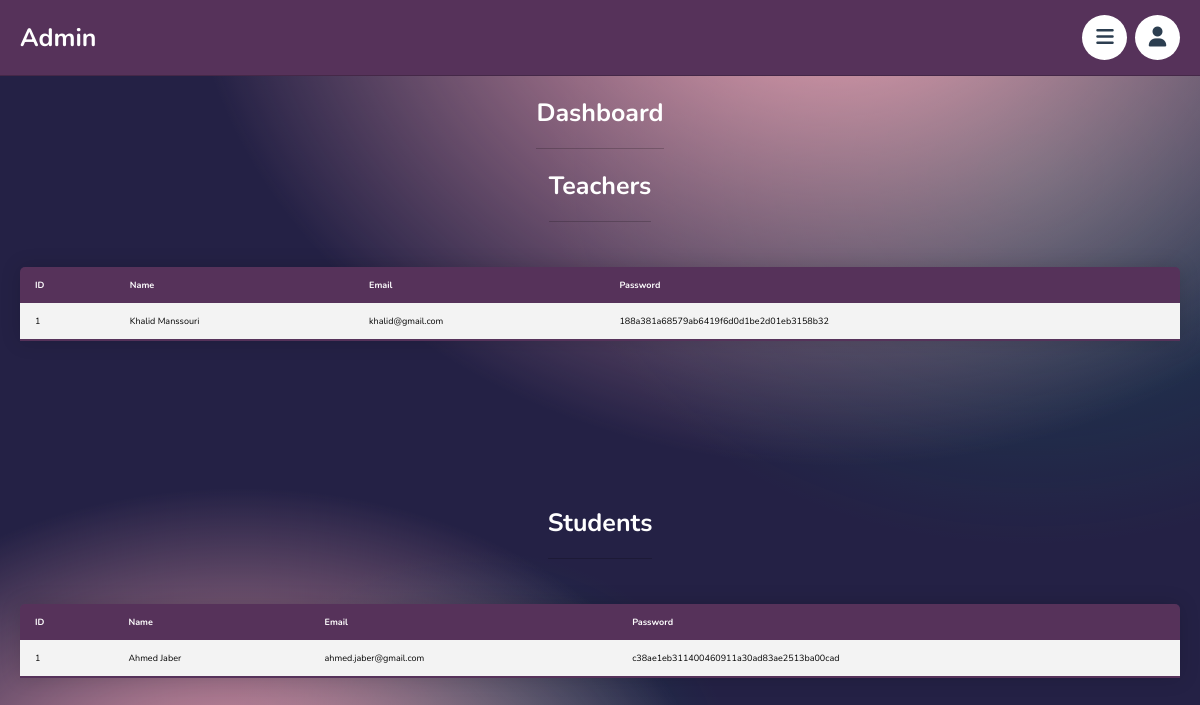
Screenshot of /admin/dashboard.php (signed in) with the database file from the repository.
### tables this page shows
CREATE TABLE `tutors` (
  `id` int(11) NOT NULL AUTO_INCREMENT,
  `name` varchar(50) NOT NULL,
  `email` varchar(50) NOT NULL,
  `password` varchar(50) NOT NULL,
  `image` varchar(100) NOT NULL,
  PRIMARY KEY (`id`)
);

CREATE TABLE `users` (
  `id` int(11) NOT NULL AUTO_INCREMENT,
  `name` varchar(50) NOT NULL,
  `email` varchar(50) NOT NULL,
  `password` varchar(50) NOT NULL,
  `image` varchar(100) NOT NULL,
  PRIMARY KEY (`id`)
);

### admin/dashboard.php (the view, shortened to what this page needs)
<?php
include '../components/connect.php';
$select_users = $conn->query("SELECT * FROM users");
$users = $select_users->fetchAll();
$select_tutors = $conn->query("SELECT * FROM tutors");
$tutors = $select_tutors->fetchAll();
?>
<!DOCTYPE html>
<html lang="en">
<head>
   <link rel="stylesheet" href="https://cdnjs.cloudflare.com/ajax/libs/font-awesome/6.2.0/css/all.min.css">
   <link rel="stylesheet" href="../css/admin_style.css">
</head>
<body>
<?php include '../components/admin_header.php'; ?>
<section class="dashboard">
   <h1 class="heading">Dashboard</h1>
    <h2 class="heading" >Teachers</h2>
         <table class="content-table">
            <thead>
               <tr>
                  <th>ID</th>
                  <th>Name</th>
                  <th>Email</th>
                  <th>Password</th>
               </tr>
            </thead>
            <tbody>
               <?php foreach ($tutors as $tutor) { ?>
                  <tr>
                     <td><?php echo $tutor['id']; ?></td>
                     <td><?php echo $tutor['name']; ?></td>
                     <td><?php echo $tutor['email']; ?></td>
                     <td><?php echo $tutor['password']; ?></td>
                  </tr>
               <?php } ?>
            </tbody>
         </table>
      <br>
      <br>
      <br>
      <br>
      <br>
      <br>
      <br>
      <br>
      <br>
      <br>
   <h2 class="heading" >Students</h2>
   <table class="content-table">
            <thead>
               <tr>
                  <th>ID</th>
                  <th>Name</th>
                  <th>Email</th>
                  <th>Password</th>
               </tr>
            </thead>
            <tbody>
               <?php foreach ($users as $user) { ?>
                  <tr>
                     <td><?php echo $user['id']; ?></td>
                     <td><?php echo $user['name']; ?></td>
                     <td><?php echo $user['email']; ?></td>
                     <td><?php echo $user['password']; ?></td>
                  </tr>
               <?php } ?>
            </tbody>
         </table>
</section>
</body>
</html>

### css/admin_style.css (style rules this page uses)
html body { background: radial-gradient(39.56% 48.29% at 20% 115.78%, #ffafbd 0%, rgba(255, 175, 189, 0) 100%), radial-gradient(54.23% 74.52% at 69.72% -10.08%, #ffafbd 0%, rgba(255, 175, 189, 0) 100%), radial-gradient(21.67% 31.7% at 39.72% 107.79%, rgba(0, 152, 122, 0.267) 0%, rgba(0, 152, 122, 0) 100%), radial-gradient(40.08% 51.33% at 85.83% 24.14%, rgba(0, 152, 122, 0.267) 0%, rgba(0, 152, 122, 0) 100%), #242145 !important; }
:root { --main-color:#8e44ad; --red:#e74c3c; --oragen:#f39c12; --white:#fff; --black:#2c3e50; --light-color:#888; --light-bg:#eee; --border:.1rem solid rgba(0,0,0,.2); --purple: #56325a; }
* { font-family: 'Nunito', sans-serif; margin: 0; padding: 0; box-sizing: border-box; outline: none; border: none; text-decoration: none; }
html { font-size: 62.5%; overflow-x: hidden; }
body { background-color: var(--light-bg); padding-left: 30rem; }
section { padding:2rem; max-width: 1200px; margin: 0 auto; }
.heading { padding-bottom: 1.8rem; border-bottom: var(--border); font-size: 2.5rem; color: var(--white); text-transform: capitalize; margin-bottom: 2rem; }
@media (max-width:1200px) { body { padding-left: 0; } }
.dashboard { display: flex; flex-direction: column; align-items: center; }
.content-table { width: 100%; border-collapse: collapse; margin : 25px 0; font-size : 0.9em; min-width : 400px; border-radius: 5px 5px 0 0; overflow : hidden; box-shadow: 0 0 20px rgba(0,0,0,.15); }
.content-table thead tr { background-color:#56325a; color : #ffff; text-align: left; font-weight : bold }
.content-table th, .content-table td { padding : 12px 15px; }
.content-table tbody tr { border-bottom: 1px solid #dddddd; }
.content-table tbody tr { background-color: #f3f3f3; }
.content-table tbody tr:last-of-type { border-bottom: 2px solid #56325a; }

### rows the page displays
tutors: id "1", name "Khalid Manssouri", email "khalid@gmail.com", password "188a381a68579ab6419f6d0d1be2d01eb3158b32"
users: id "1", name "Ahmed Jaber", email "ahmed.jaber@gmail.com", password "c38ae1eb311400460911a30ad83ae2513ba00cad"
